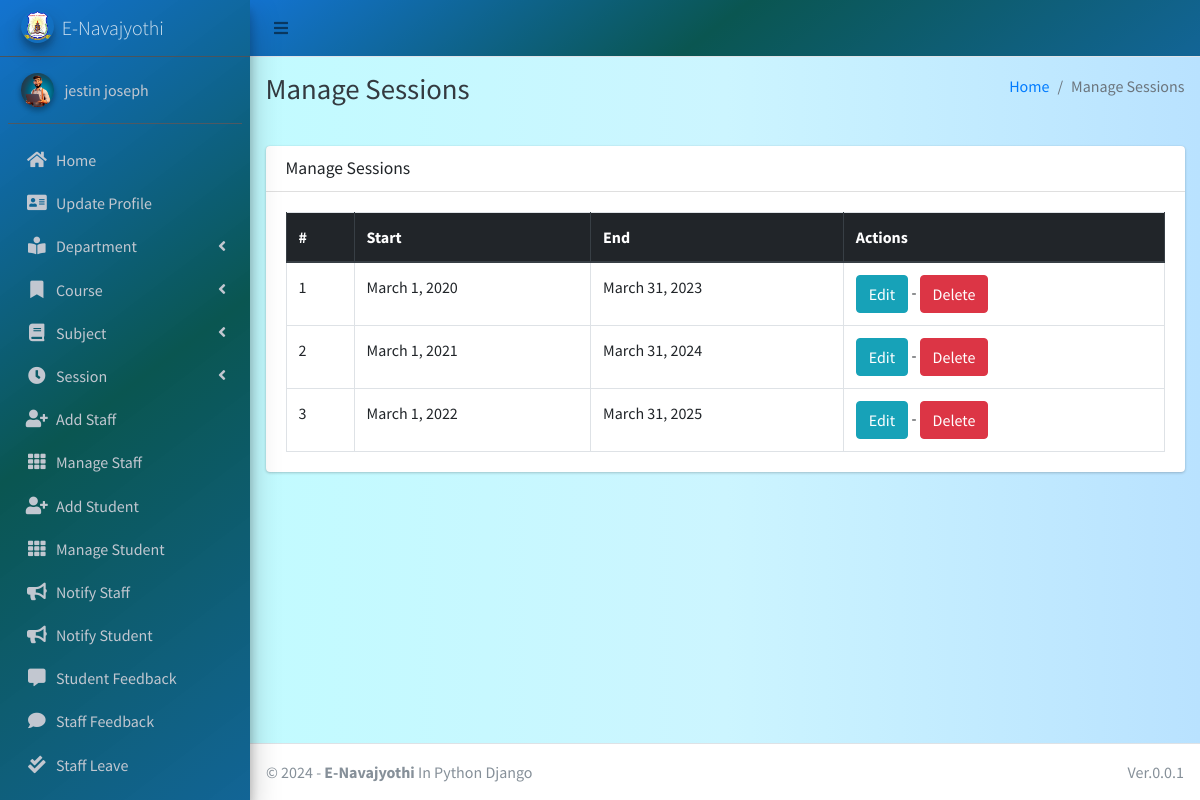
The app's page /session/manage/ (signed in) with its own data.
### main_app/models.py (models this page shows, shortened)
class CustomUser(AbstractUser):
    USER_TYPE = ((1, "HOD"), (2, "Staff"), (3, "Student"))
    GENDER = [("M", "Male"), ("F", "Female")]
    username = None  # Removed username, using email instead
    email = models.EmailField(unique=True)
    user_type = models.CharField(default=1, choices=USER_TYPE, max_length=1)
    gender = models.CharField(max_length=1, choices=GENDER)
    profile_pic = models.ImageField()
    address = models.TextField()
    fcm_token = models.TextField(default="")  # For firebase notifications
    created_at = models.DateTimeField(auto_now_add=True)
    updated_at = models.DateTimeField(auto_now=True)
    USERNAME_FIELD = "email"
    REQUIRED_FIELDS = []
    objects = CustomUserManager()
    phone_num = models.IntegerField(max_length=12 ,null=True,blank=False)
    aadhar_num = models.IntegerField(max_length=16,null=True,blank=False)
    date_of_birth = models.DateField(null=True,blank=False)
    def __str__(self):
        return self.first_name + "  " + self.last_name

class Session(models.Model):
    start_year = models.DateField()
    end_year = models.DateField()

### main_app/hod_views.py (the view)
# urls.py: path("session/manage/", hod_views.manage_session, name='manage_session'),
def manage_session(request):
    sessions = Session.objects.all()
    context = {'sessions': sessions, 'page_title': 'Manage Sessions'}
    return render(request, "hod_template/manage_session.html", context)

### main_app/templates/hod_template/manage_session.html
{% extends 'main_app/base.html' %}
{% load static %}
{% block page_title %}{{page_title}}{% endblock page_title %}
{% block content %}
<section class="content">
    <div class="container-fluid">
        <div class="row">
            <div class="col-md-12">
                <div class="card">
                    <div class="card-header">
                        <h3 class="card-title">{{page_title}}</h3>
                    </div>
                    <div class="card-body">
                        <table id="example2" class="table table-bordered table-hover">
                            <thead class="thead-dark">
                                <tr>
                                    <th>#</th>
                                    <th>Start</th>
                                    <th>End</th>
                                    <th>Actions</th>
                                </tr>
                            </thead>
                            <tbody>
                                {% for session in sessions %}
                                <tr>
                                    <td>{{ forloop.counter }}</td>
                                    <td>{{session.start_year}}</td>
                                    <td>{{session.end_year}}</td>
                                    <td><a href="{% url 'edit_session' session.id %}" class="btn btn-info">Edit</a> - <a href="{% url 'delete_session' session.id %}" onclick="return confirm('Are you sure you want to delete this ?')" class="btn btn-danger">Delete</a> </td>
                                </tr>
                                {% endfor %}
                            </tbody>
                        </table>
                    </div>
                </div>
            </div>
        </div>
    </div>
</section>
{% endblock content %}

### main_app/templates/main_app/sidebar_template.html (shortened to what this page needs)
{% load static %}
<aside class="main-sidebar sidebar-dark-info elevation-4 " style="background: rgb(0,104,205);
background: linear-gradient(143deg, rgba(0,104,205,0.9248949579831933) 0%, rgba(0,79,74,0.9613095238095238) 49%, rgba(0,89,142,0.9276960784313726) 100%);">
    {% if request.user.user_type == '1' %}
    <a href="{% url 'admin_home' %}" class="brand-link">
        <img src="{% static 'dist/img/nava_logo.png' %} " alt="AdminLTE Logo"
            class="brand-image img-circle elevation-3" >
        <span class="brand-text font-weight-light">E-Navajyothi</span>
    </a>
      <div class="sidebar">
        <div class="user-panel mt-3 pb-3 mb-3 d-flex">
            <div class="image">
                <img src="{{ request.user.profile_pic}}" class="img-circle elevation-2" alt="User Image">
            </div>
            <div class="info">
                <a href="#" class="d-block">{{user}}</a>
            </div>
        </div>
        <nav class="mt-2 ">
            <ul class="nav nav-pills nav-sidebar flex-column " data-widget="treeview" role="menu" data-accordion="false">
                <li class="nav-item">
                    {% url 'admin_home' as admin_home %}
                    <a href="{{admin_home}}" class="nav-link {% if admin_home == request.path %} active {% endif %}">
                        <i class="nav-icon fas fa-home"></i>
                        <p >
                            Home
                        </p>
                    </a>
                </li>
                <li class="nav-item">
                    {% url 'admin_view_profile' as admin_view_profile %}
                    <a href="{{admin_view_profile}}"
                        class="nav-link {% if admin_view_profile == request.path %} active {% endif %}">
                        <i class="nav-icon fas fa-address-card"></i>
                        <p>
                            Update Profile
                        </p>
                    </a>
                </li>
            <li class="nav-item has-treeview">
                    <a href="#" class="nav-link">
                        <i class="nav-icon fas fa-book-reader"></i>
                        <p>
                            Department
                            <i class="fas fa-angle-left right"></i>
                        </p>
                    </a>
                </li>
                <li class="nav-item has-treeview">
                    <a href="#" class="nav-link">
                        <i class="nav-icon fas fa-bookmark"></i>
                        <p>
                            Course
                            <i class="fas fa-angle-left right"></i>
                        </p>
                    </a>
                </li>
                <li class="nav-item has-treeview">
                    <a href="#" class="nav-link">
                        <i class="nav-icon fas fa-book"></i>
                        <p>
                            Subject
                            <i class="fas fa-angle-left right"></i>
                        </p>
                    </a>
                </li>
                <li class="nav-item has-treeview">
                    <a href="#" class="nav-link">
                        <i class="nav-icon fas fa-clock"></i>
                        <p>
                            Session
                            <i class="fas fa-angle-left right"></i>
                        </p>
                    </a>
                </li>
                <li class="nav-item">
                    {% url 'add_staff' as add_staff %}
                    <a href="{{add_staff}}" class="nav-link {% if add_staff == request.path %} active {% endif %}">
                        <i class="nav-icon fas fa-user-plus"></i>
                        <p>
                            Add Staff
                        </p>
                    </a>
                </li>
                <li class="nav-item">
                    {% url 'manage_staff' as manage_staff %}
                    {% url 'edit_staff' staff_id as edit_staff %}
                    <a href="{{manage_staff}}"
                        class="nav-link {% if manage_staff == request.path or request.path == edit_staff %} active {% endif %}">
                        <i class="nav-icon fas fa-th"></i>
                        <p>
                            Manage Staff
                        </p>
                    </a>
                </li>
                <li class="nav-item">
                    {% url 'add_student' as add_student%}
                    <a href="{{add_student}}" class="nav-link  {% if add_student == request.path %} active {% endif %}">
                        <i class="nav-icon fas fa-user-plus"></i>
                        <p>
                            Add Student
                        </p>
                    </a>
                </li>
                <li class="nav-item">
                    {% url 'manage_student' as manage_student %}
                    {% url 'edit_student' student_id as edit_student %}
                    <a href="{{manage_student}}"
                        class="nav-link  {% if edit_student == request.path or manage_student == request.path %} active {% endif %}">
                        <i class="nav-icon fas fa-th"></i>
                        <p>
                            Manage Student
                        </p>
                    </a>
                </li>
                <li class="nav-item">
                    {% url 'admin_notify_staff' as admin_notify_staff %}
                    <a href="{{admin_notify_staff}}"
                        class="nav-link {% if admin_notify_staff == request.path %} active {% endif %}">
                        <i class="nav-icon fas fa-bullhorn"></i>
                        <p>
                            Notify Staff
                        </p>
                    </a>
                </li>
                <li class="nav-item">
                    {% url 'admin_notify_student' as admin_notify_student %}
                    <a href="{{admin_notify_student}}"
                        class="nav-link {% if admin_notify_student == request.path %} active {% endif %}">
                        <i class="nav-icon fas fa-bullhorn"></i>
                        <p>
                            Notify Student
                        </p>
                    </a>
                </li>
                <li class="nav-item">
                    {% url 'student_feedback_message' as student_feedback_message %}
                    <a href="{{ student_feedback_message }}"
                        class="nav-link  {% if student_feedback_message == request.path %} active {% endif %}">
                        <i class="nav-icon fas fa-comment-alt"></i>
                        <p>
                            Student Feedback
                        </p>
                    </a>
                </li>
                <li class="nav-item">
                    {% url 'staff_feedback_message' as staff_feedback_message %}
                    <a href="{{staff_feedback_message}}"
                        class="nav-link   {% if staff_feedback_message == request.path %} active {% endif %}">
                        <i class="nav-icon fas fa-comment"></i>
                        <p>
                            Staff Feedback
                        </p>
                    </a>
                </li>
                <li class="nav-item">
                    {% url 'view_staff_leave' as view_staff_leave %}
                    <a href="{{view_staff_leave}}"
                        class="nav-link  {% if view_staff_leave == request.path %} active {% endif %}">
                        <i class="nav-icon fas fa-check-double"></i>
                        <p>
                            Staff Leave
                        </p>
                    </a>
                </li>
                                        {% endif %}
                                        <li class="nav-item">
                                            <a href="{% url 'user_logout' %}"
                                                onclick="return confirm('Your session would be terminated.\n\nProceed?')"
                                                class="nav-link">
                                            </a>
                                        </li>
                                    </ul>
                                </nav>
                            </div>
</aside>

### records on screen
CustomUser: user.profile_pic (picture), first_name+last_name "jestin joseph"
Session: start_year "March 1, 2020", end_year "March 31, 2023"
Session: start_year "March 1, 2021", end_year "March 31, 2024"
Session: start_year "March 1, 2022", end_year "March 31, 2025"

### other values on screen
{{ page_title }} "Manage Sessions"
